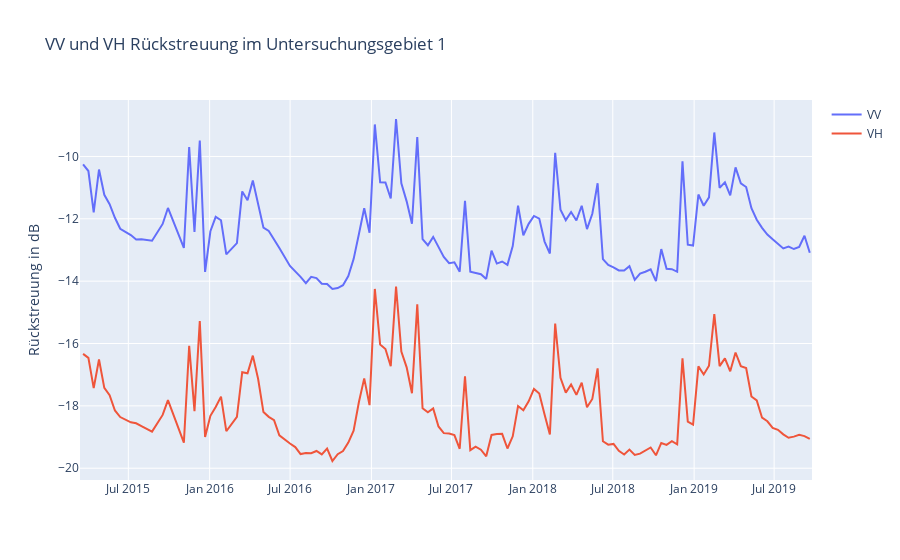
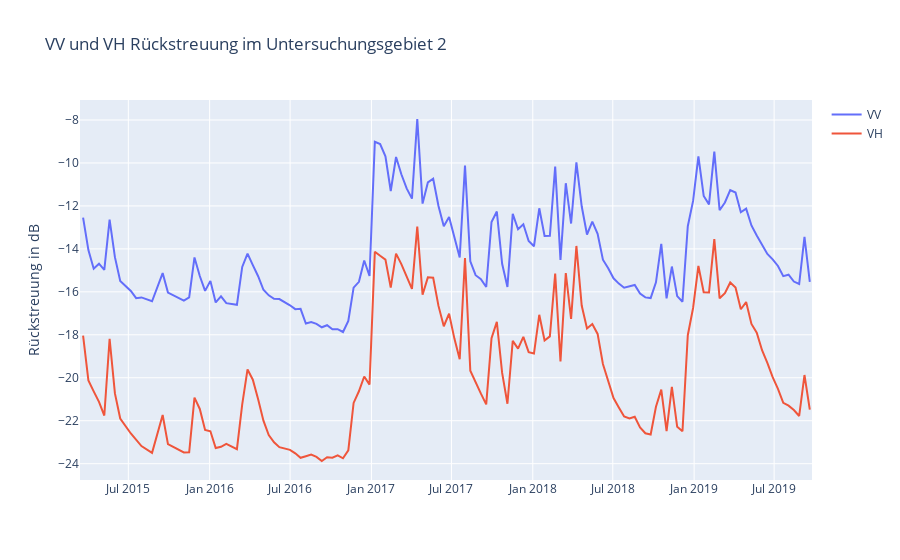
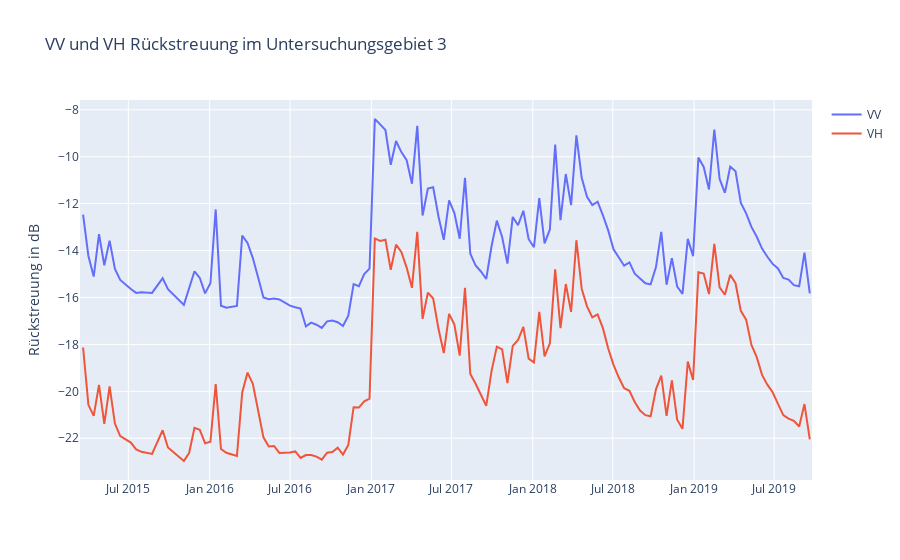
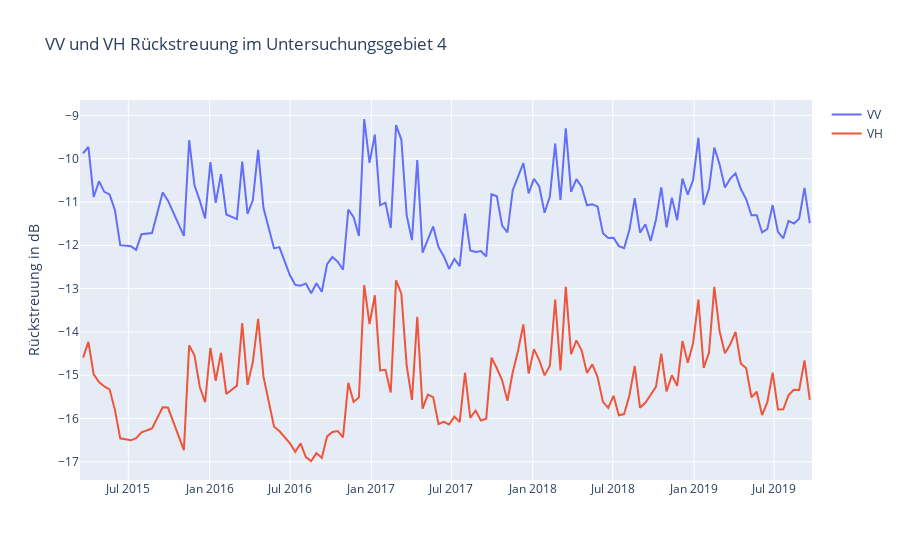

Notebook code for these charts, in order:
### Markdown cell above
### Classes Plot ROI with Backscatter information

### Code cell
import plotly.graph_objects as go

for count in range (0, 15):
    headline = 'VV und VH Rückstreuung im Untersuchungsgebiet '+ str(count+1)
    dataname = 'Backscatter_'+ str(count+1) + '.html'
    fig = go.Figure()
    fig.add_trace(go.Scatter(
        x=vvdates,
        y=vvmeans[count],
        connectgaps=True,
        name="VV",
        mode='lines'
    ))
    fig.add_trace(go.Scatter(
        x=vhdates,
        y=vhmeans[count],
        connectgaps=True,
        name="VH",
        mode='lines'
    ))
    fig.update_layout(
        title_text=headline,
        xaxis_title='',
        yaxis_title='Rückstreuung in dB'
        )
    fig.show()
    #plotly.offline.plot(fig, filename = dataname)

### Figure 1 — Plotly figure (JSON) as saved in the notebook; plotly's stock layout.template omitted (floating-point values rounded to 4 significant figures; data arrays with more than 128 entries replaced by an {"elided": "..."} marker saying what was removed)
{"data": [{"connectgaps": true, "mode": "lines", "name": "VV", "type": "scatter", "x": {"elided": "270 str values"}, "y": {"elided": "270 float values"}}, {"connectgaps": true, "mode": "lines", "name": "VH", "type": "scatter", "x": {"elided": "270 str values"}, "y": {"elided": "270 float values"}}], "layout": {"title": {"text": "VV und VH Rückstreuung im Untersuchungsgebiet 1"}, "xaxis": {"title": {"text": ""}}, "yaxis": {"title": {"text": "Rückstreuung in dB"}}}}

### Figure 2 — Plotly figure (JSON) as saved in the notebook; plotly's stock layout.template omitted (floating-point values rounded to 4 significant figures; data arrays with more than 128 entries replaced by an {"elided": "..."} marker saying what was removed)
{"data": [{"connectgaps": true, "mode": "lines", "name": "VV", "type": "scatter", "x": {"elided": "270 str values"}, "y": {"elided": "270 float values"}}, {"connectgaps": true, "mode": "lines", "name": "VH", "type": "scatter", "x": {"elided": "270 str values"}, "y": {"elided": "270 float values"}}], "layout": {"title": {"text": "VV und VH Rückstreuung im Untersuchungsgebiet 2"}, "xaxis": {"title": {"text": ""}}, "yaxis": {"title": {"text": "Rückstreuung in dB"}}}}

### Figure 3 — Plotly figure (JSON) as saved in the notebook; plotly's stock layout.template omitted (floating-point values rounded to 4 significant figures; data arrays with more than 128 entries replaced by an {"elided": "..."} marker saying what was removed)
{"data": [{"connectgaps": true, "mode": "lines", "name": "VV", "type": "scatter", "x": {"elided": "270 str values"}, "y": {"elided": "270 float values"}}, {"connectgaps": true, "mode": "lines", "name": "VH", "type": "scatter", "x": {"elided": "270 str values"}, "y": {"elided": "270 float values"}}], "layout": {"title": {"text": "VV und VH Rückstreuung im Untersuchungsgebiet 3"}, "xaxis": {"title": {"text": ""}}, "yaxis": {"title": {"text": "Rückstreuung in dB"}}}}

### Figure 4 — Plotly figure (JSON) as saved in the notebook; plotly's stock layout.template omitted (floating-point values rounded to 4 significant figures; data arrays with more than 128 entries replaced by an {"elided": "..."} marker saying what was removed)
{"data": [{"connectgaps": true, "mode": "lines", "name": "VV", "type": "scatter", "x": {"elided": "270 str values"}, "y": {"elided": "270 float values"}}, {"connectgaps": true, "mode": "lines", "name": "VH", "type": "scatter", "x": {"elided": "270 str values"}, "y": {"elided": "270 float values"}}], "layout": {"title": {"text": "VV und VH Rückstreuung im Untersuchungsgebiet 4"}, "xaxis": {"title": {"text": ""}}, "yaxis": {"title": {"text": "Rückstreuung in dB"}}}}
